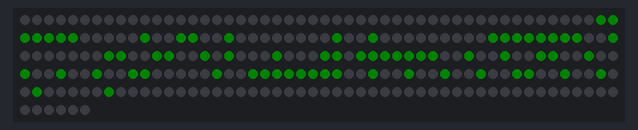
Bench run of a sketch on a simulated Arduino Uno, built with avr-gcc and run on an emulated ATmega328P. Shown: 256 RGB LEDs in strip order, left to right, continuing on the next row. Dim RGB values are drawn brighter than linear.

Above: at 0.1 s.
At 1.1 s:
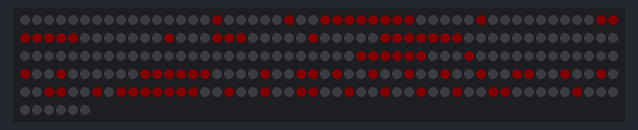

The sketch:

matrix.ino
```cpp
#include <Adafruit_NeoPixel.h>
#include "matrix.h"

#define PIN            6
#define NUMPIXELS      256

Adafruit_NeoPixel pixels = Adafruit_NeoPixel(NUMPIXELS, PIN, NEO_GRB + NEO_KHZ800);

void setup() {

  pixels.begin();
  pixels.setBrightness(10);
}

void loop() {
  print_free();
  delay(1000);
  print_in_use();
  delay(1000);
}


void print_in_use(){
  for(long i=0;i<255;i++){
    pixels.setPixelColor(i, 0);
  }
  for(long i=0;i<78;i++){
    pixels.setPixelColor(MATRIX_IN_USE[i], pixels.Color(150,0,0));
  }

  pixels.show();
}

void print_free(){
  for(long i=0;i<255;i++){
    pixels.setPixelColor(i, 0);
  }
  for(long i=0;i<67;i++){
    pixels.setPixelColor(MATRIX_FREE[i], pixels.Color(0,150,0));
  }
  pixels.show();
}
```

Source omitted: matrix.h (data table, 738 bytes)

Measured:
- what the display in image 1 shows lasts 1.1 s, from 1.0 s to 2.1 s
